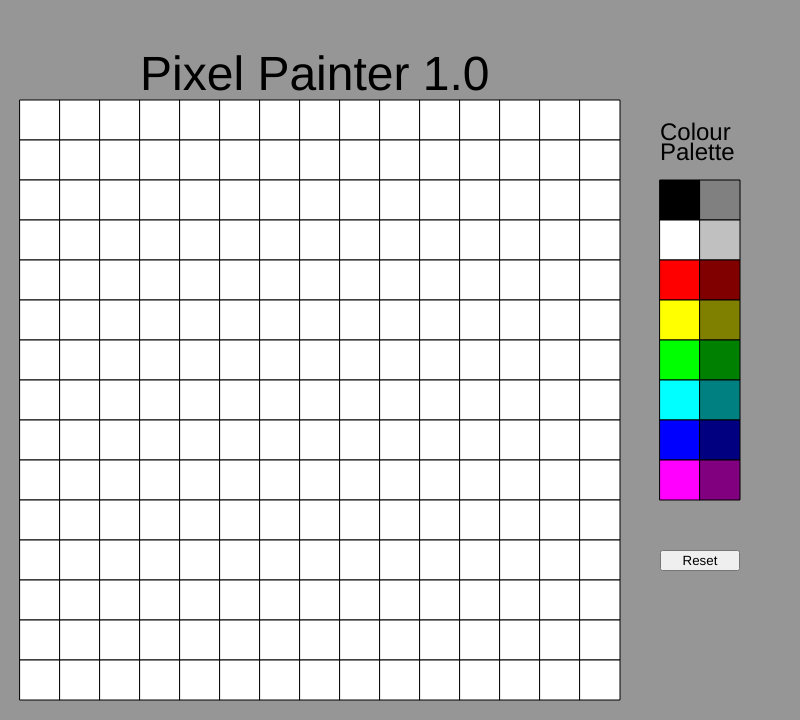
Frame 1 (no input)
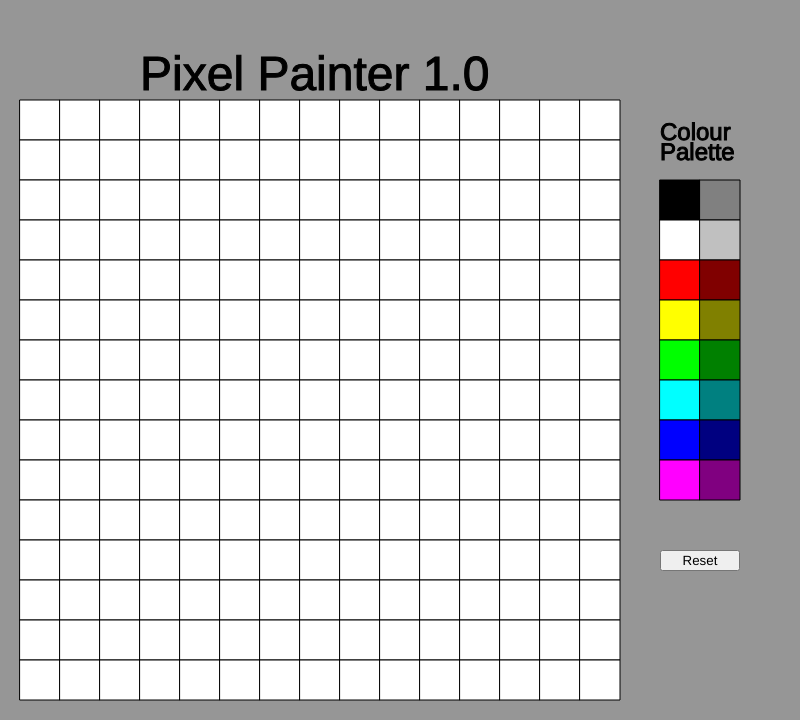
Frame 60 (no input)
Frame 120 (the mouse pressed at the canvas centre since frame 60): identical to frame 60, image omitted

The p5.js sketch that drew these frames (run headless with seeded random() and noise() and a simulated clock; from frame 60 on, the mouse is pressed at the canvas centre):

// p5.js sketch
// ── sketch.js
let btnReset;

//Grid info.
let grid;
let gridScale = 15;

let size = 400;
let widths = 600 / gridScale;


let palette = ['#000000', '#FFFFFF', '#FF0000', '#FFFF00',
               '#00FF00', '#00FFFF', '#0000FF', '#FF00FF',
               '#808080', '#C0C0C0', '#800000', '#808000',
               '#008000', '#008080','#000080', '#800080'];

//Colour grid info.
let colourGrid = new Array(palette.length);
let colourSize = 40;


let mouseColour = palette[1];


function make2DArray(gridScale) {

  let arr = new Array(gridScale);
  for (let i = 0; i < arr.length; i++) {
    arr[i] = new Array(gridScale);
  }

  return arr;

}


function mousePressed() {

  //Gets colour from colour grid, then applies it to the mouseColour.
  for(let i = 0; i < palette.length; i++) {
    if(colourGrid[i].clicked(mouseX, mouseY)) {
      mouseColour = colourGrid[i].getColour();
    }
  }
  
  //Changed the grid to match the colour of the selected colour of the user.
  for(let i = 0; i < gridScale; i++) {
    for (let j = 0; j < gridScale; j++) {
      if (grid[i][j].clicked(mouseX, mouseY)) {
        grid[i][j].changeColour(mouseColour);
      }
    }
  }

}

function reset() {
  
  for (let i = 0; i < gridScale; i++) {
    for (let j = 0; j < gridScale; j++) {
      grid[i][j].changeColour(palette[1]);
    }
  } 
  
}

function setup() {
  createCanvas(size * 2, 720);
  
   //Creates the grid.
  grid = make2DArray(gridScale);
  for (let i = 0; i < gridScale; i++) {
    for (let j = 0; j < gridScale; j++) {
      grid[i][j] = new Cell( 20 + (i * widths), 100 + (j * widths), widths, palette[1], 1);
    }
  }
  
  //Create colour palette grid.
  for(let i = 0; i <= palette.length - 7; i++) {
    colourGrid[i] = new Cell(660, 180 + (colourSize * i), colourSize, palette[i], i);
    
  }
  for(let i = 8; i <= palette.length; i++) {
    colourGrid[i] = new Cell(700, -140 + (colourSize * i), colourSize,  palette[i], i); 
  }
  
  //Interactive Setups
  btnReset = createButton('Reset');
  btnReset.position(660, 550);
  btnReset.size(80);
  btnReset.mousePressed(reset);
  
  
}

function draw() {
  background(150);
  
  //Text display.
  textSize(48);
  fill(0);
  text('Pixel Painter 1.0', 140, 90);
  
  textSize(24);
  text('Colour', 660, 140);
  text('Palette', 660, 160);
  

  for (let i = 0; i < gridScale; i++) {
    for (let j = 0; j < gridScale; j++) {
      grid[i][j].show();
    }
  } 
  
  for(let i = 0; i < palette.length; i++) {
      colourGrid[i].show();
  }

}
// ── cell.js
class Cell {

  constructor(x, y, w, colour, number) {

    this.x = x;
    this.y = y;
    this.w = w;
    this.colour = colour;
    this.number = number;
    
  }
  
  show() {
    
    stroke(0);
    strokeWeight(1);
    fill(this.colour);
    square(this.x, this.y, this.w);
    
  }
  
  //Checks if x and y coordinates are within cell.
  clicked(x, y) {
    return (x > this.x && x < this.x + this.w && 
            y > this.y && y < this.y + this.w);
      
  }
  
  //Gets colour of cell and returns.
  getColour() {
    return this.colour;
  }
  
  //Takes colour as input and applies to cell.
  changeColour(colour) {
    this.colour = colour;
  }

}
